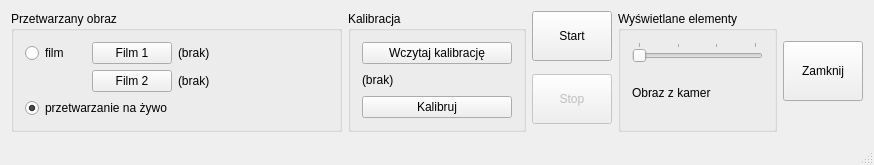
<?xml version="1.0" encoding="UTF-8"?>
<ui version="4.0">
 <class>MgrStereoHandClass</class>
 <widget class="QMainWindow" name="MgrStereoHandClass">
  <property name="geometry">
   <rect>
    <x>0</x>
    <y>0</y>
    <width>874</width>
    <height>165</height>
   </rect>
  </property>
  <property name="windowTitle">
   <string>MgrStereoHand</string>
  </property>
  <widget class="QWidget" name="centralWidget">
   <layout class="QGridLayout" name="gridLayout_2">
    <item row="1" column="1" rowspan="3">
     <widget class="QGroupBox" name="groupBoxCalibration">
      <property name="sizeIncrement">
       <size>
        <width>0</width>
        <height>0</height>
       </size>
      </property>
      <property name="title">
       <string>Kalibracja</string>
      </property>
      <layout class="QGridLayout" name="gridLayout_3">
       <item row="1" column="1">
        <widget class="QLabel" name="labelCalibrationFile">
         <property name="sizePolicy">
          <sizepolicy hsizetype="Fixed" vsizetype="Preferred">
           <horstretch>0</horstretch>
           <verstretch>0</verstretch>
          </sizepolicy>
         </property>
         <property name="minimumSize">
          <size>
           <width>150</width>
           <height>0</height>
          </size>
         </property>
         <property name="text">
          <string>(brak)</string>
         </property>
        </widget>
       </item>
       <item row="0" column="1">
        <widget class="QPushButton" name="buttonLoadCalibration">
         <property name="text">
          <string>Wczytaj kalibrację</string>
         </property>
        </widget>
       </item>
       <item row="2" column="1">
        <widget class="QPushButton" name="calibrateButton">
         <property name="enabled">
          <bool>true</bool>
         </property>
         <property name="text">
          <string>Kalibruj</string>
         </property>
        </widget>
       </item>
      </layout>
     </widget>
    </item>
    <item row="1" column="0" rowspan="3">
     <widget class="QGroupBox" name="groupBoxFilm">
      <property name="title">
       <string>Przetwarzany obraz</string>
      </property>
      <layout class="QGridLayout" name="gridLayout">
       <item row="0" column="2">
        <widget class="QLabel" name="labelFilm0">
         <property name="sizePolicy">
          <sizepolicy hsizetype="Fixed" vsizetype="Preferred">
           <horstretch>0</horstretch>
           <verstretch>0</verstretch>
          </sizepolicy>
         </property>
         <property name="minimumSize">
          <size>
           <width>150</width>
           <height>0</height>
          </size>
         </property>
         <property name="text">
          <string>(brak)</string>
         </property>
        </widget>
       </item>
       <item row="1" column="1">
        <widget class="QPushButton" name="buttonLoadFilm1">
         <property name="text">
          <string>Film 2</string>
         </property>
        </widget>
       </item>
       <item row="0" column="1">
        <widget class="QPushButton" name="buttonLoadFilm0">
         <property name="text">
          <string>Film 1</string>
         </property>
        </widget>
       </item>
       <item row="1" column="2">
        <widget class="QLabel" name="labelFilm1">
         <property name="text">
          <string>(brak)</string>
         </property>
        </widget>
       </item>
       <item row="0" column="0">
        <widget class="QRadioButton" name="processButtonRadio0">
         <property name="text">
          <string>film</string>
         </property>
        </widget>
       </item>
       <item row="2" column="0" colspan="2">
        <widget class="QRadioButton" name="processButtonRadio2">
         <property name="text">
          <string>przetwarzanie na żywo</string>
         </property>
         <property name="checked">
          <bool>true</bool>
         </property>
        </widget>
       </item>
      </layout>
     </widget>
    </item>
    <item row="1" column="2">
     <widget class="QPushButton" name="buttonStart">
      <property name="minimumSize">
       <size>
        <width>0</width>
        <height>50</height>
       </size>
      </property>
      <property name="text">
       <string>Start</string>
      </property>
     </widget>
    </item>
    <item row="1" column="3" rowspan="3">
     <widget class="QGroupBox" name="groupBoxShow">
      <property name="title">
       <string>Wyświetlane elementy</string>
      </property>
      <layout class="QVBoxLayout" name="verticalLayout_2">
       <item>
        <widget class="QSlider" name="sliderShowImage">
         <property name="maximum">
          <number>3</number>
         </property>
         <property name="orientation">
          <enum>Qt::Horizontal</enum>
         </property>
         <property name="tickPosition">
          <enum>QSlider::TicksAbove</enum>
         </property>
        </widget>
       </item>
       <item>
        <widget class="QLabel" name="labelShowImage">
         <property name="text">
          <string>Obraz z kamer</string>
         </property>
        </widget>
       </item>
      </layout>
     </widget>
    </item>
    <item row="1" column="4" rowspan="3">
     <widget class="QPushButton" name="buttonExit">
      <property name="minimumSize">
       <size>
        <width>0</width>
        <height>60</height>
       </size>
      </property>
      <property name="text">
       <string>Zamknij</string>
      </property>
     </widget>
    </item>
    <item row="2" column="2" rowspan="2">
     <widget class="QPushButton" name="buttonStop">
      <property name="enabled">
       <bool>false</bool>
      </property>
      <property name="minimumSize">
       <size>
        <width>0</width>
        <height>50</height>
       </size>
      </property>
      <property name="text">
       <string>Stop</string>
      </property>
     </widget>
    </item>
   </layout>
  </widget>
  <widget class="QStatusBar" name="statusBar"/>
 </widget>
 <layoutdefault spacing="6" margin="11"/>
 <resources>
  <include location="mgrstereohand.qrc"/>
 </resources>
 <connections/>
</ui>
